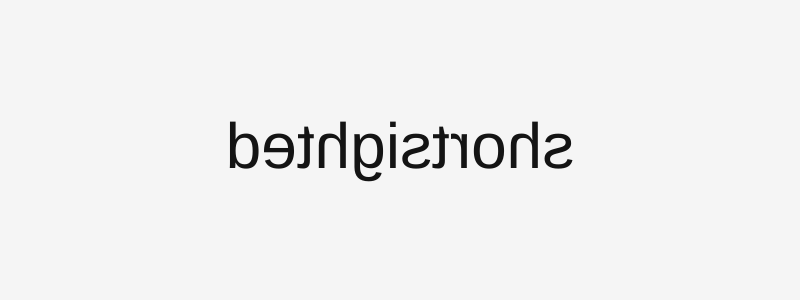
Frame 1 (no input)
Frame 60 (no input): identical to frame 1, image omitted
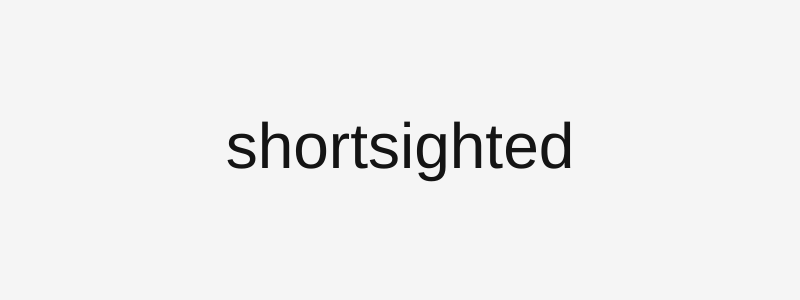
Frame 120 (the mouse pressed at the canvas centre since frame 60)

The p5.js sketch that drew these frames (run headless with seeded random() and noise() and a simulated clock; from frame 60 on, the mouse is pressed at the canvas centre):

// p5.js sketch
// ── sketch.js
let word = "shortsighted";

async function setup() {
  createCanvas(800, 300);
  textAlign(CENTER, CENTER);
  textSize(64);
}

function draw() {
  background(245);

  translate(width / 2, height / 2);

  let hover = dist(mouseX, mouseY, width / 2, height / 2) < 180;

  push();

  if (!hover) {
    scale(-1, 1);
  }

  fill(20);
  text(word, 0, 0);

  pop();
}
